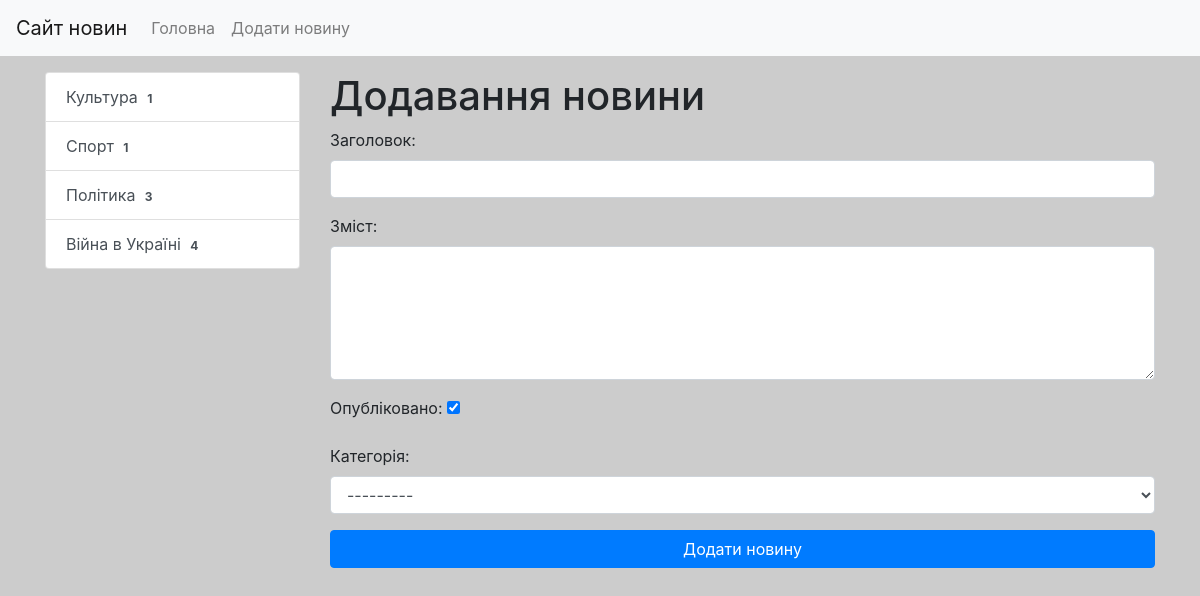
The app's page /news/add-news/ with its own data.
### news/models.py (models this page shows)
class Category(models.Model):
    title = models.CharField(max_length=150, db_index=True, verbose_name='Назва категорії')
    def get_absolute_url(self):
        return reverse('category', kwargs={'category_id': self.pk})
    def __str__(self):
        return self.title
    class Meta:
        verbose_name = 'Категорія'
        verbose_name_plural = 'Категорії'
        ordering = ['title']

### news/views.py (the view)
# urls.py: path('news/add-news/', CreateNews.as_view(), name='add_news')
class CreateNews(CreateView):
    form_class = NewsForm
    template_name = 'news/add_news.html'

### news/forms.py (shortened to what this page needs)
class NewsForm(forms.ModelForm):
    class Meta:
        model = News
        fields = ['title', 'content', 'is_published', 'category']
        widgets = {
            'title': forms.TextInput(attrs={'class': 'form-control'}),
            'content': forms.Textarea(attrs={'class': 'form-control', 'rows': 5}),
            'category': forms.Select(attrs={'class': 'form-control'})
        }

### news/templatetags/news_tags.py (called while the page is built)
@register.inclusion_tag('news/list_categories.html')
def show_categories():
    categories = Category.objects.annotate(cnt=Count('news')).filter(cnt__gt=0)
    return {'categories': categories}

### news/templates/news/add_news.html (shortened to what this page needs)
{% extends 'base.html' %}
{% block sidebar %}
{% include 'inc/_sidebar.html' %}
{% endblock %}
{% block content %}
<h1>Додавання новини</h1>
<form action="{% url 'add_news' %}" method="post">
    {{ form.as_p }}
    <button type="submit" class="btn btn-primary btn-block">Додати новину</button>
</form>
{% endblock %}

### news/templates/news/list_categories.html
<div class="list-group">
    {% for item in categories %}
    <a href="{{ item.get_absolute_url }}" class="list-group-item list-group-item-action">{{ item.title }}  <span class="
badge text-bg-secondary">{{ item.cnt }}</span></a>
    {% endfor %}
</div>

### july_project/static/css/style.css (style rules this page uses)
body { background-color: #ccc; }

### records on screen
Category: title "Культура", cnt "1"
Category: title "Спорт", cnt "1"
Category: title "Політика", cnt "3"
Category: title "Війна в Україні", cnt "4"
